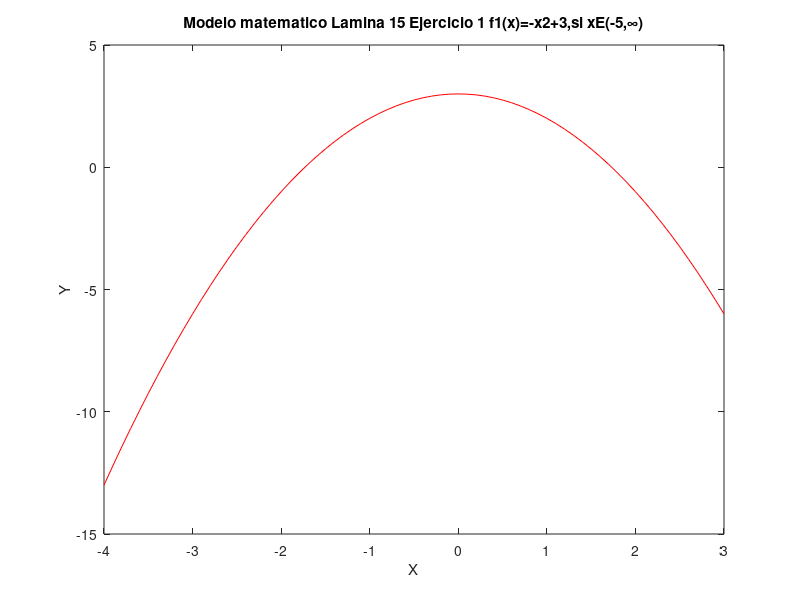

This chart was generated by the following MATLAB code:
% Octave Script
% Title			:ModelosMatematicos_Lamina 15
% Description		:Script para graficar el ejericio 1 de la lamina 15.
% Author		:Luis Gerardo Cardozo Carranza (Gerard_CRS) luiscardozo161002@gmail.com
% Date			:20210415
% sion		  :1
% Usage			:octave> /path/ModeloMatematicos_Lamina_15_Luis Gerardo Cardozo Carranza_3012
% Notes			:Requiere aplicacion octave usar en consola preferentemente

%   Lamina 15_Ejercicio 1 f1(x)=-x2+3,si xE(-5,∞)  
% Si se graficá su comportamiento es cuadratico
%Limpiar variables.
clear
%Dominio de la funcion.
x=-4:0.1:3;
%Valor de la funcion.
y=-(x.^2)+3;
%Genera la grafica 
plot(x,y, 'r');
%Asigna un nombre a la grafica 
title("Modelo matematico Lamina 15 Ejercicio 1 f1(x)=-x2+3,si xE(-5,∞)");
%Etiqueta para x
xlabel("X");
%Etiqueta para y
ylabel("Y");
